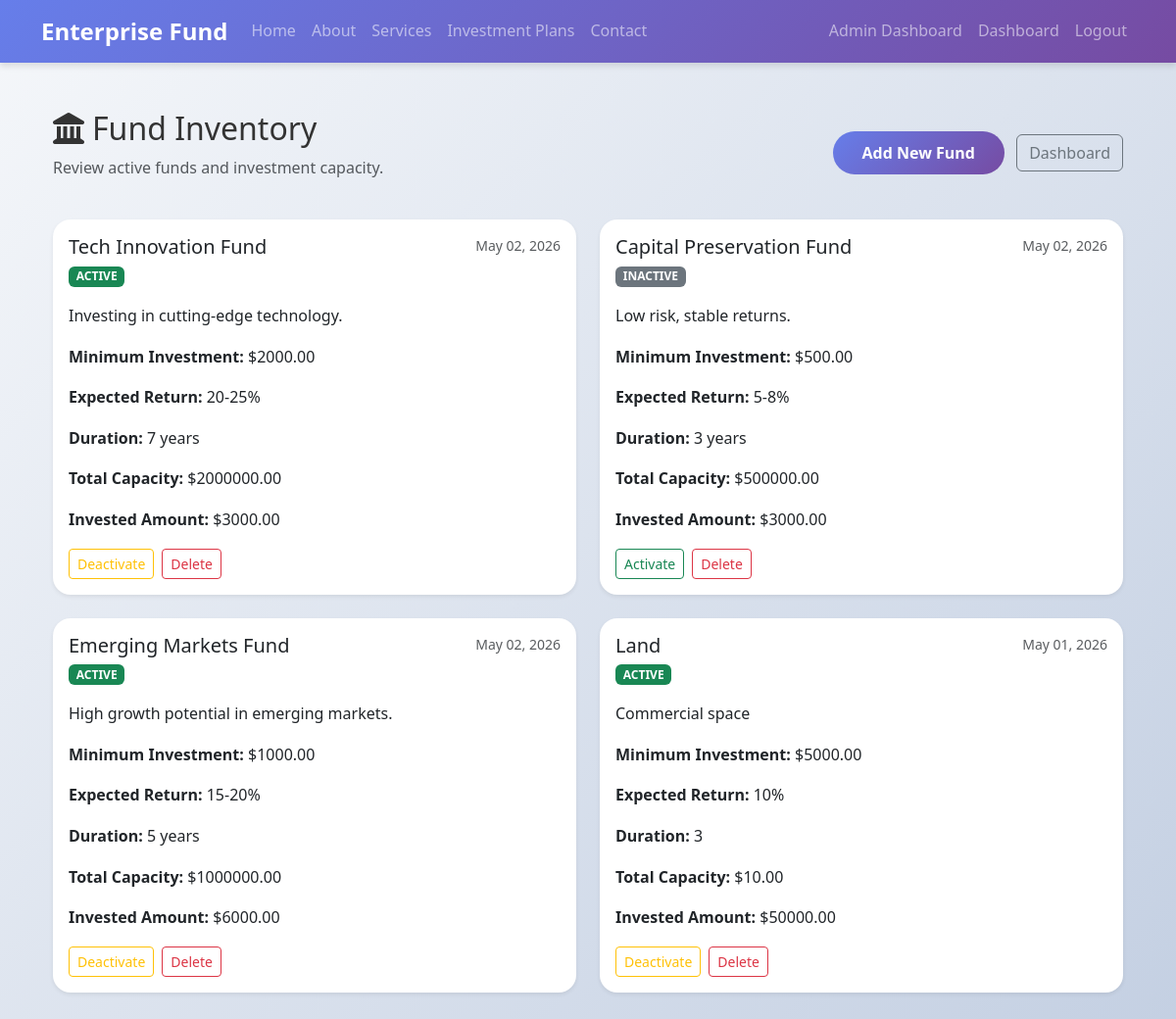
Page /accounts/admin/funds/ (signed in) on the earlier database version.
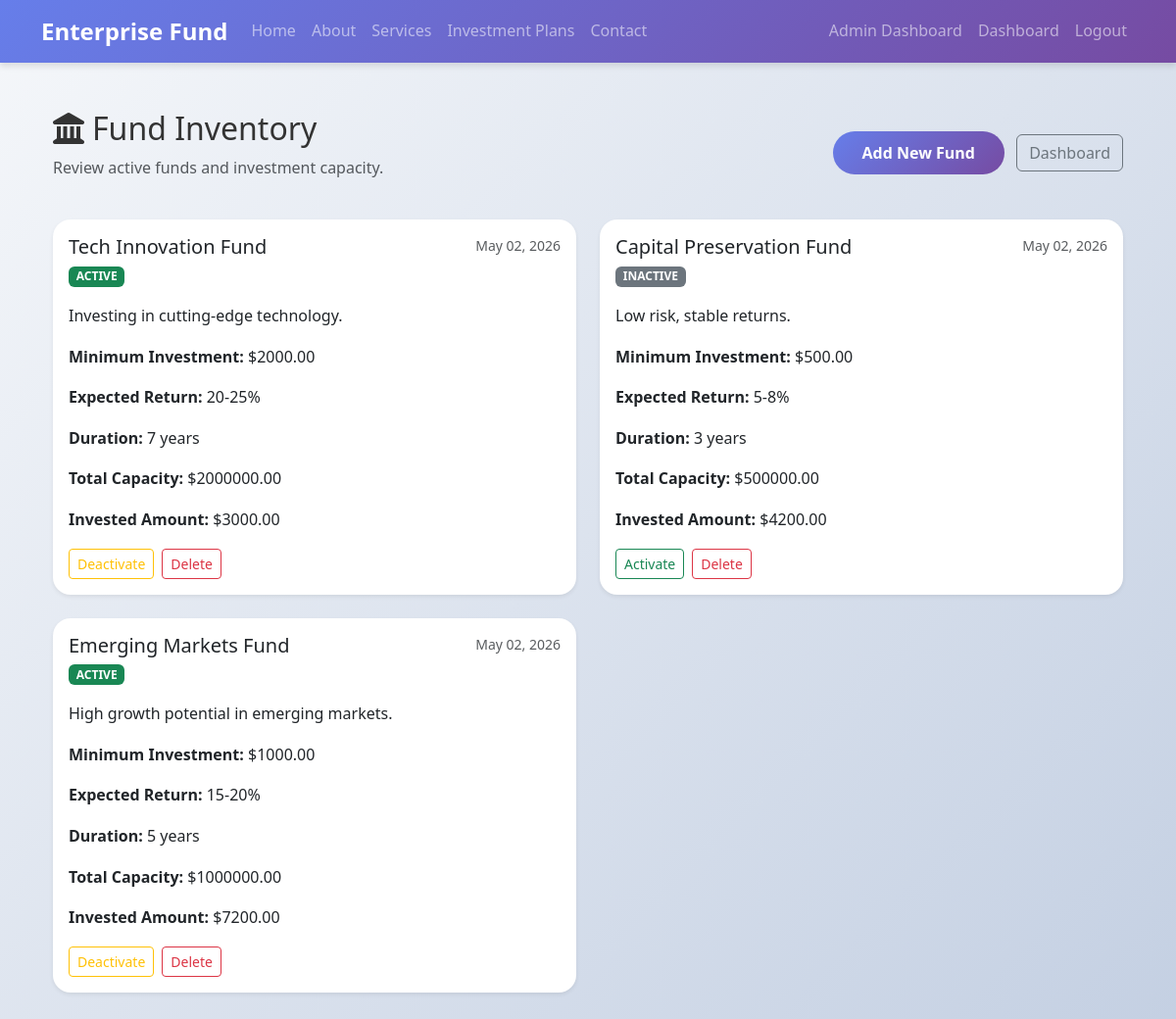
Same page on the later database version.
### accounts/models.py (models this page shows, shortened)
class Fund(models.Model):
    STATUS_ACTIVE = 'active'
    STATUS_INACTIVE = 'inactive'
    STATUS_CHOICES = [
        (STATUS_ACTIVE, 'Active'),
        (STATUS_INACTIVE, 'Inactive'),
    ]
    name = models.CharField(max_length=255)
    description = models.TextField()
    minimum_investment = models.DecimalField(max_digits=10, decimal_places=2)
    expected_return = models.CharField(max_length=100)
    duration = models.CharField(max_length=100)
    total_capacity = models.DecimalField(max_digits=15, decimal_places=2)
    invested_amount = models.DecimalField(max_digits=15, decimal_places=2, default=0)
    status = models.CharField(max_length=50, choices=STATUS_CHOICES, default=STATUS_ACTIVE)
    created_at = models.DateTimeField(auto_now_add=True)

### accounts/views.py (the view)
# urls.py: path('admin/funds/', views.admin_funds, name='admin_funds'),
@login_required
def admin_funds(request):
    if request.user.role != 'admin':
        return HttpResponseForbidden('Access denied')
    funds = Fund.objects.all().order_by('-created_at')
    return render(request, 'accounts/admin_funds.html', {'funds': funds})

### templates/accounts/admin_funds.html (shortened to what this page needs)
{% extends 'base.html' %}
{% block content %}
<div class="container my-5">
    <div class="d-flex justify-content-between align-items-center mb-4">
        <div>
            <h2><i class="fas fa-landmark me-2"></i>Fund Inventory</h2>
            <p class="text-muted">Review active funds and investment capacity.</p>
        </div>
        <div>
            <a href="{% url 'accounts:admin_add_fund' %}" class="btn btn-primary">Add New Fund</a>
            <a href="{% url 'accounts:admin_dashboard' %}" class="btn btn-outline-secondary ms-2">Dashboard</a>
        </div>
    </div>
    <div class="row">
        {% for fund in funds %}
            <div class="col-md-6 mb-4">
                <div class="card shadow-sm h-100">
                    <div class="card-body d-flex flex-column">
                        <div class="d-flex justify-content-between align-items-start mb-3">
                            <div>
                                <h5 class="card-title mb-1">{{ fund.name }}</h5>
                                {% if fund.status == 'active' %}
                                    <span class="badge bg-success text-uppercase">{{ fund.status }}</span>
                                {% else %}
                                    <span class="badge bg-secondary text-uppercase">{{ fund.status }}</span>
                                {% endif %}
                            </div>
                            <small class="text-muted">{{ fund.created_at|date:'M d, Y' }}</small>
                        </div>
                        <p class="card-text">{{ fund.description }}</p>
                        <p><strong>Minimum Investment:</strong> ${{ fund.minimum_investment }}</p>
                        <p><strong>Expected Return:</strong> {{ fund.expected_return }}</p>
                        <p><strong>Duration:</strong> {{ fund.duration }}</p>
                        <p><strong>Total Capacity:</strong> ${{ fund.total_capacity }}</p>
                        <p><strong>Invested Amount:</strong> ${{ fund.invested_amount }}</p>
                        <div class="mt-auto d-flex gap-2">
                            <form method="post" action="{% url 'accounts:admin_toggle_fund' fund.pk %}">
                                {% if fund.status == 'active' %}
                                    <button type="submit" class="btn btn-sm btn-outline-warning">Deactivate</button>
                                {% else %}
                                    <button type="submit" class="btn btn-sm btn-outline-success">Activate</button>
                                {% endif %}
                            </form>
                            <form method="post" action="{% url 'accounts:admin_delete_fund' fund.pk %}" onsubmit="return confirm('Delete this fund? This cannot be undone.');">
                                <button type="submit" class="btn btn-sm btn-outline-danger">Delete</button>
                            </form>
                        </div>
                    </div>
                </div>
            </div>
        {% empty %}
            <div class="col-md-12">
                <div class="alert alert-info">No funds have been created yet.</div>
            </div>
        {% endfor %}
    </div>
</div>
{% endblock %}

Differences in the rows shown:
removed Fund: name "Land", status "ACTIVE", created_at "May 01, 2026", description "Commercial space", minimum_investment "5000.00", expected_return "10%", duration "3", total_capacity "10.00", invested_amount "50000.00", shows "Deactivate"
changed Fund "Capital Preservation Fund": invested_amount "3000.00" → "4200.00"
changed Fund "Emerging Markets Fund": invested_amount "6000.00" → "7200.00"
